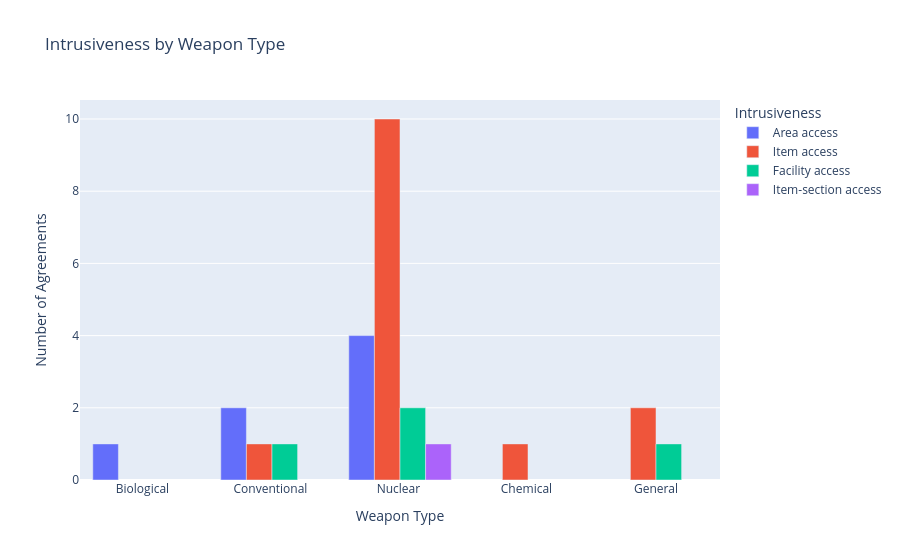

Here is the notebook cell this chart was saved with:
### Code cell
t = 'Intrusiveness by Weapon Type'
counts_weapon = (
    idx.groupby(['weapon_name', 'intrusiveness_label'])
    .size()
    .reset_index(name='count')
)

fig2 = px.bar(
    counts_weapon,
    x='weapon_name',
    y='count',
    color='intrusiveness_label',
    barmode='group',
    title=t,
    labels = {"count": 'Number of Agreements', 'weapon_name': 'Weapon Type', 'intrusiveness_label': 'Intrusiveness'}
)
fig1.write_html(f"res/{t.replace(' ', '_')}.html", full_html=True, include_plotlyjs="inline")
fig1.write_image(f"res/{t.replace(' ', '_')}.png")

fig2.show()

### Figure 1 — Plotly figure (JSON) as saved in the notebook; plotly's stock layout.template omitted (floating-point values rounded to 4 significant figures)
{"data": [{"alignmentgroup": "True", "hovertemplate": "Intrusiveness=Area access<br>Weapon Type=%{x}<br>Number of Agreements=%{y}<extra></extra>", "legendgroup": "Area access", "marker": {"color": "#636efa", "pattern": {"shape": ""}}, "name": "Area access", "offsetgroup": "Area access", "orientation": "v", "showlegend": true, "textposition": "auto", "type": "bar", "x": ["Biological ", "Conventional ", "Nuclear "], "xaxis": "x", "y": [1, 2, 4], "yaxis": "y"}, {"alignmentgroup": "True", "hovertemplate": "Intrusiveness=Item access<br>Weapon Type=%{x}<br>Number of Agreements=%{y}<extra></extra>", "legendgroup": "Item access", "marker": {"color": "#EF553B", "pattern": {"shape": ""}}, "name": "Item access", "offsetgroup": "Item access", "orientation": "v", "showlegend": true, "textposition": "auto", "type": "bar", "x": ["Chemical ", "Conventional ", "General", "Nuclear "], "xaxis": "x", "y": [1, 1, 2, 10], "yaxis": "y"}, {"alignmentgroup": "True", "hovertemplate": "Intrusiveness=Facility access<br>Weapon Type=%{x}<br>Number of Agreements=%{y}<extra></extra>", "legendgroup": "Facility access", "marker": {"color": "#00cc96", "pattern": {"shape": ""}}, "name": "Facility access", "offsetgroup": "Facility access", "orientation": "v", "showlegend": true, "textposition": "auto", "type": "bar", "x": ["Conventional ", "General", "Nuclear "], "xaxis": "x", "y": [1, 1, 2], "yaxis": "y"}, {"alignmentgroup": "True", "hovertemplate": "Intrusiveness=Item-section access<br>Weapon Type=%{x}<br>Number of Agreements=%{y}<extra></extra>", "legendgroup": "Item-section access", "marker": {"color": "#ab63fa", "pattern": {"shape": ""}}, "name": "Item-section access", "offsetgroup": "Item-section access", "orientation": "v", "showlegend": true, "textposition": "auto", "type": "bar", "x": ["Nuclear "], "xaxis": "x", "y": [1], "yaxis": "y"}], "layout": {"barmode": "group", "legend": {"title": {"text": "Intrusiveness"}, "tracegroupgap": 0}, "title": {"text": "Intrusiveness by Weapon Type"}, "xaxis": {"anchor": "y", "domain": [0, 1], "title": {"text": "Weapon Type"}}, "yaxis": {"anchor": "x", "domain": [0, 1], "title": {"text": "Number of Agreements"}}}}
